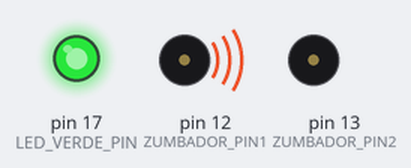
A sketch run on a simulated Arduino Uno, built with avr-gcc and run on an emulated ATmega328P. On the bench: output pins drawn as LEDs (lit = HIGH), buzzer (waves = sounding, pin HIGH). Pins used as bus, display or sensor lines are not drawn.

Above: at 1.5 s.
At 1.85 s:
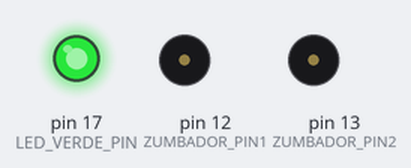
At 31.8 s:
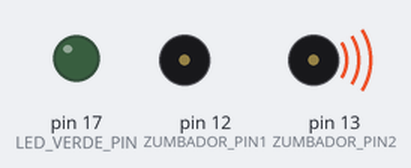
At 32.75 s:
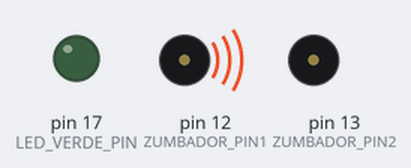
At 33.9 s:
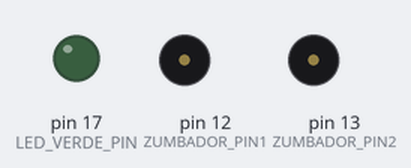
Timing chart, 0 to 45.1 s (numbered marks = the images above):
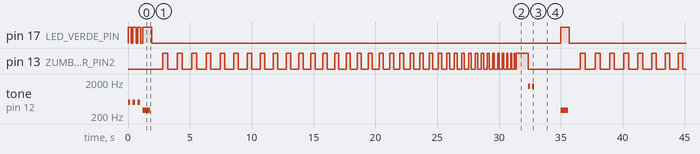

The sketch:

CounterStrikeFakeBomb.ino
```cpp
#define ZUMBADOR_PIN1 12 // Primer zumbador
#define ZUMBADOR_PIN2 13 // Segundo zumbador
#define LED_VERDE_PIN 17 // Pin del nuevo LED verde

void setup() {
  pinMode(ZUMBADOR_PIN1, OUTPUT);
  pinMode(ZUMBADOR_PIN2, OUTPUT);
  pinMode(LED_VERDE_PIN, OUTPUT);

  // Sonido de pulsación de teclado numérico al inicio (más graves y lentos)
  for (int i = 0; i < 3; i++) {
    tone(ZUMBADOR_PIN1, 500, 200);
    digitalWrite(LED_VERDE_PIN, HIGH); // Enciende el LED verde
    delay(250);
    noTone(ZUMBADOR_PIN1);
    digitalWrite(LED_VERDE_PIN, LOW); // Apaga el LED verde
    delay(150);
  }
}

void loop() {
  // Duración total del ciclo en milisegundos
  int duracion_total = 30000; // 30 segundos

  // Tiempo inicial
  unsigned long tiempo_inicial = millis();

  // Sonido de confirmación de activación (más graves y lentos)
  tone(ZUMBADOR_PIN1, 300, 600);
  digitalWrite(LED_VERDE_PIN, HIGH); // Enciende el LED verde
  delay(700);
  noTone(ZUMBADOR_PIN1);
  digitalWrite(LED_VERDE_PIN, LOW); // Apaga el LED verde
  delay(500);

  // Sonido de la bomba de Counter-Strike
  int duracion_corto = 200; // Duración inicial del pulso corto (en milisegundos)
  int duracion_largo = 400; // Duración inicial del pulso largo (en milisegundos)
  int decremento = 5; // Cantidad de decremento en cada iteración
  int sonido_explosion = 1000; // Duración del sonido de la explosión

  // Reproducir el sonido en los dos zumbadores alternativamente
  while (millis() - tiempo_inicial < duracion_total) {
    // Pulsos cortos en el primer zumbador (graves)
    digitalWrite(ZUMBADOR_PIN1, HIGH);
    delay(duracion_corto);
    digitalWrite(ZUMBADOR_PIN1, LOW);
    delay(duracion_corto);

    // Pulsos largos en el segundo zumbador (agudos)
    digitalWrite(ZUMBADOR_PIN2, HIGH);
    delay(duracion_largo);
    digitalWrite(ZUMBADOR_PIN2, LOW);
    delay(duracion_largo);

    // Reducir la duración de los pulsos cortos y largos
    duracion_corto -= decremento;
    duracion_largo -= decremento;

    // Asegurar que la duración no sea menor que 50 ms
    duracion_corto = max(duracion_corto, 50);
    duracion_largo = max(duracion_largo, 50);

    // Incrementar el decremento al llegar al 75% del tiempo total
    if (millis() - tiempo_inicial > duracion_total * 0.75) {
      decremento = 15;
    }
  }

  // Simular la explosión al final
  digitalWrite(ZUMBADOR_PIN1, HIGH);
  digitalWrite(ZUMBADOR_PIN2, HIGH);
  delay(sonido_explosion);
  digitalWrite(ZUMBADOR_PIN1, LOW);
  digitalWrite(ZUMBADOR_PIN2, LOW);

  // Sonido de confirmación de explosión
  for (int i = 0; i < 2; i++) {
    tone(ZUMBADOR_PIN1, 1500, 150);
    delay(200);
    noTone(ZUMBADOR_PIN1);
    delay(100);
  }

  delay(2000); // Pausa antes de iniciar un nuevo ciclo
}
```

Measured:
- by itself, pin 17 (LED_VERDE_PIN): HIGH → LOW at 0.25 s, → HIGH 0.15 s later, → LOW 0.25 s later, → HIGH 0.15 s later, … (13 changes in this stretch)
- by itself, pin 13 (ZUMBADOR_PIN2): moves between LOW and HIGH, repeating every 33.8 s
- by itself, tone on pin 12 (ZUMBADOR_PIN1): plays 500 Hz for 0.20 s, 500 Hz for 0.20 s, 500 Hz for 0.20 s, 300 Hz for 0.60 s, 1500 Hz for 0.15 s, 1500 Hz for 0.15 s … (13 notes in this stretch)
